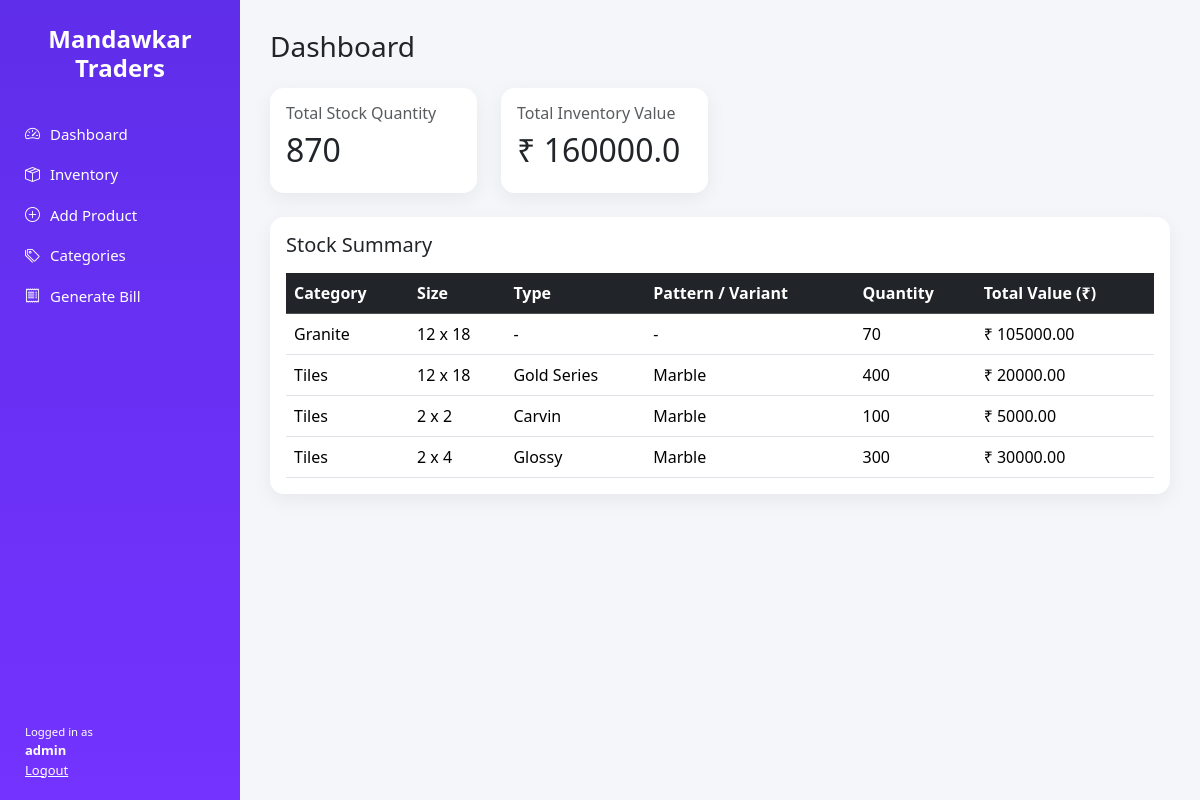
The page / (signed in) on the database its author committed.
### tables this page shows
CREATE TABLE products (
            id INTEGER PRIMARY KEY AUTOINCREMENT,
            category TEXT NOT NULL,
            size TEXT,
            type TEXT,
            variant TEXT,
            pattern TEXT,
            quantity INTEGER NOT NULL,
            price REAL NOT NULL,
            last_updated TEXT NOT NULL
        );

### app.py (the view)
@app.route("/")
@login_required()
def dashboard():
    conn = get_connection()
    cursor = conn.cursor()
    cursor.execute("SELECT SUM(quantity) FROM products")
    total_quantity = cursor.fetchone()[0] or 0
    cursor.execute("SELECT SUM(quantity * price) FROM products")
    total_value = cursor.fetchone()[0] or 0
    cursor.execute("""
        SELECT
            category,
            size,
            type,
            COALESCE(pattern, variant),
            SUM(quantity) AS qty,
            SUM(quantity * price) AS value
        FROM products
        GROUP BY category, size, type, COALESCE(pattern, variant)
        ORDER BY category, size
    """)
    summary = cursor.fetchall()
    conn.close()
    return render_template(
        "dashboard.html",
        total_quantity=total_quantity,
        total_value=round(total_value, 2),
        summary=summary
    )

### app.py (called while the page is built)
def login_required(role=None):
    def decorator(func):
        @wraps(func)
        def wrapper(*args, **kwargs):
            if "user" not in session:
                return redirect(url_for("login"))
            if role and session.get("role") != role:
                return "Access Denied", 403
            return func(*args, **kwargs)
        return wrapper
    return decorator

### utils/db.py (called while the page is built)
def get_connection():
    return sqlite3.connect(DB_NAME)

### templates/dashboard.html
{% extends "base.html" %}
{% block content %}
<h3 class="mb-4">Dashboard</h3>
<div class="row g-4 mb-4">
    <div class="col-md-3">
        <div class="card p-3">
            <h6 class="text-muted">Total Stock Quantity</h6>
            <h2>{{ total_quantity }}</h2>
        </div>
    </div>
    <div class="col-md-3">
        <div class="card p-3">
            <h6 class="text-muted">Total Inventory Value</h6>
            <h2>₹ {{ total_value }}</h2>
        </div>
    </div>
</div>
<div class="card p-3">
    <h5 class="mb-3">Stock Summary</h5>
    <div class="table-responsive">
        <table class="table table-hover align-middle mb-0">
            <thead class="table-dark">
                <tr>
                    <th>Category</th>
                    <th>Size</th>
                    <th>Type</th>
                    <th>Pattern / Variant</th>
                    <th>Quantity</th>
                    <th>Total Value (₹)</th>
                </tr>
            </thead>
            <tbody>
                {% for s in summary %}
                <tr>
                    <td>{{ s[0] }}</td>
                    <td>{{ s[1] or "-" }}</td>
                    <td>{{ s[2] or "-" }}</td>
                    <td>{{ s[3] or "-" }}</td>
                    <td>{{ s[4] }}</td>
                    <td>₹ {{ "%.2f"|format(s[5]) }}</td>
                </tr>
                {% endfor %}
            </tbody>
        </table>
    </div>
</div>
{% endblock %}

### templates/base.html (shortened to what this page needs)
<!DOCTYPE html>
<html lang="en">
<head>
    <link href="https://cdn.jsdelivr.net/npm/bootstrap@5.3.2/dist/css/bootstrap.min.css" rel="stylesheet">
    <link href="https://cdn.jsdelivr.net/npm/bootstrap-icons/font/bootstrap-icons.css" rel="stylesheet">
    <link rel="stylesheet" href="{{ url_for('static', filename='css/theme.css') }}">
</head>
<body>
<div class="app-container">
    <aside class="sidebar">
    <h4 class="brand">Mandawkar<br>Traders</h4>
    <ul class="menu">
        <li><a href="/"><i class="bi bi-speedometer2"></i> Dashboard</a></li>
        <li><a href="/inventory"><i class="bi bi-box-seam"></i> Inventory</a></li>
        <li><a href="/add-product"><i class="bi bi-plus-circle"></i> Add Product</a></li>
        <li><a href="/categories"><i class="bi bi-tags"></i> Categories</a></li>
        <li><a href="/invoice"><i class="bi bi-receipt"></i> Generate Bill</a></li>
    </ul>
    <div class="user-box">
        <small>Logged in as</small><br>
        <strong>{{ session.get('user') }}</strong><br>
        <a href="/logout" class="text-white">Logout</a>
    </div>
</aside>
    <main class="content">
        {% block content %}{% endblock %}
    </main>
</div>
</body>
</html>

### static/css/theme.css (style rules this page uses)
body { margin: 0; font-family: 'Segoe UI', sans-serif; background: #f5f6fa; }
.app-container { display: flex; height: 100vh; }
.sidebar { width: 240px; background: linear-gradient(180deg, #5f2eea, #7433ff); color: white; padding: 25px; }
.brand { text-align: center; font-weight: bold; margin-bottom: 40px; }
.menu { list-style: none; padding: 0; }
.menu li { margin: 18px 0; }
.menu a { color: white; text-decoration: none; font-size: 15px; display: flex; align-items: center; gap: 10px; }
.content { flex: 1; padding: 30px; overflow-y: auto; }
.card { border-radius: 14px; border: none; box-shadow: 0 6px 20px rgba(0,0,0,0.06); }
.user-box { position: absolute; bottom: 20px; left: 25px; font-size: 13px; }

### rows shown on the page
products: category "Granite", size "12 x 18", s "-", quantity "70", s "105000.00"
products: category "Tiles", size "12 x 18", type "Gold Series", pattern "Marble", quantity "400", s "20000.00"
products: category "Tiles", size "2 x 2", type "Carvin", pattern "Marble", quantity "100", s "5000.00"
products: category "Tiles", size "2 x 4", type "Glossy", pattern "Marble", quantity "300", s "30000.00"

### other values the page prints
{{ session.get('user') }} "admin"
{{ total_quantity }} "870"
{{ total_value }} "160000.0"
